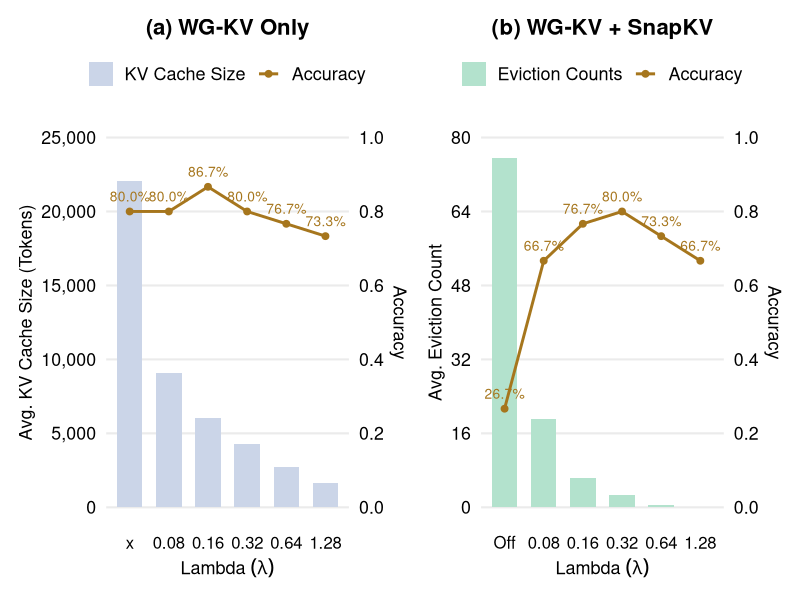

This chart was generated by the following R code:
library(tidyverse)
library(patchwork)

make_bar_line_plot <- function(data, title, metric_col, left_label, bar_legend_label, bar_fill, left_ticks) {
  scale_factor <- max(left_ticks)

  data <- data %>%
    mutate(
      accuracy_scaled = accuracy * scale_factor,
      accuracy_label = scales::label_percent(accuracy = 0.1)(accuracy)
    )

  ggplot(data, aes(x = lambda)) +
    geom_col(
      aes(y = .data[[metric_col]], colour = bar_legend_label),
      width = 0.65,
      fill = bar_fill,
      linewidth = 0
    ) +
    geom_line(
      aes(y = accuracy_scaled, colour = "Accuracy", group = 1),
      linewidth = 1
    ) +
    geom_point(
      aes(y = accuracy_scaled, colour = "Accuracy"),
      size = 2
    ) +
    geom_text(
      aes(y = accuracy_scaled, label = accuracy_label, colour = "Accuracy"),
      vjust = -1,
      size = 3.5,
      show.legend = FALSE
    ) +
    scale_colour_manual(
      values = c(setNames(bar_fill, bar_legend_label), Accuracy = "#a6761d"),
      breaks = c(bar_legend_label, "Accuracy"),
      name = NULL
    ) +
    scale_y_continuous(
      name = left_label,
      limits = c(0, scale_factor),
      breaks = left_ticks,
      labels = scales::label_comma(accuracy = 1),
      sec.axis = sec_axis(
        ~ . / scale_factor,
        name = "Accuracy",
        breaks = seq(0, 1, 0.2),
        labels = scales::label_number(accuracy = 0.1)
      )
    ) +
    labs(
      x = expression("Lambda"~(lambda)),
      title = title
    ) +
    theme_minimal(base_size = 16) +
    theme(
      plot.title = element_text(size = 16, hjust = 0.5, face = "bold"),
      axis.title.x = element_text(size = 13),
      axis.text.x = element_text(size = 12, colour = "black"),
      axis.title.y = element_text(size = 13, color = "black"),
      axis.text.y = element_text(color = "black"),
      legend.position = "top",
      legend.text = element_text(size = 13),
      panel.grid.minor = element_blank(),
      panel.grid.major.x = element_blank()
    )
}

plot_a <- read_csv("data/snapkv_no.csv") %>%
  mutate(lambda = fct_inorder(lambda)) %>%
  make_bar_line_plot(
    "(a) WG-KV Only",
    "avg_kv",
    "Avg. KV Cache Size (Tokens)",
    "KV Cache Size",
    "#cbd5e8",
    c(0, 5000, 10000, 15000, 20000, 25000)
  )

plot_b <- read_csv("data/snapkv_4096.csv") %>%
  mutate(lambda = fct_inorder(lambda)) %>%
  make_bar_line_plot(
    "(b) WG-KV + SnapKV",
    "num_evict",
    "Avg. Eviction Count",
    "Eviction Counts",
    "#b3e2cd",
    c(0, 16, 32, 48, 64, 80)
  )

fig <- plot_a + plot_b + plot_layout(ncol = 2)

ggsave("snapkv.pdf", fig, width = 9, height = 4, units = "in")
